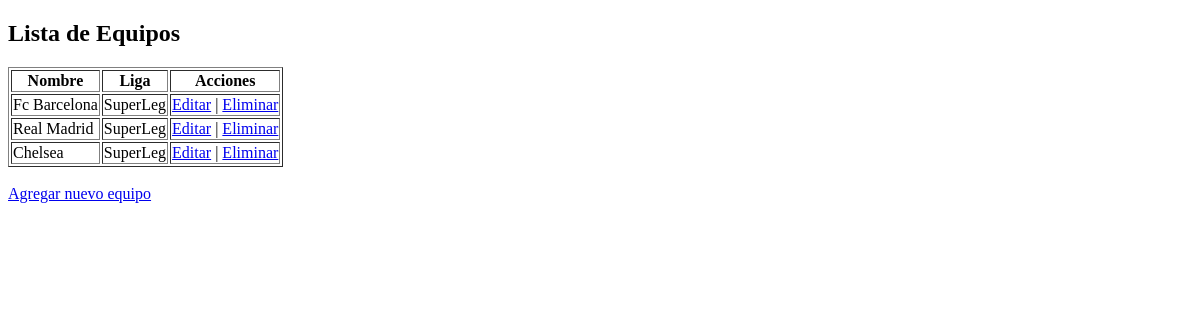
/equipos/lista_equipos/, run on an earlier commit of the app's database.
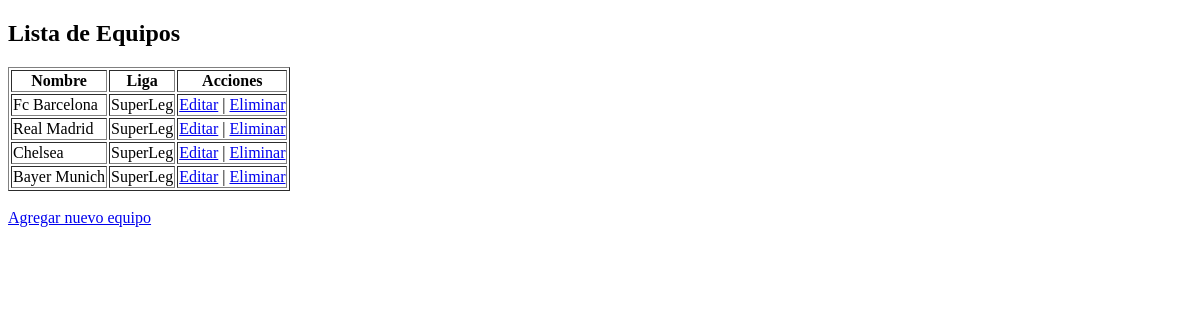
And on a later commit of the database.
### equipos/models.py (models this page shows, shortened)
class Equipo(models.Model):
    nombre = models.CharField(max_length=100, unique=True)
    liga = models.ForeignKey("ligas.Liga", on_delete=models.CASCADE, related_name="equipos_rel", default=1)
    ciudad = models.CharField(max_length=100, blank=True, null=True)
    entrenador = models.CharField(max_length=100, blank=True, null=True)
    fundado_en = models.IntegerField(blank=True, null=True)

### ligas/models.py (models this page shows, shortened)
class Liga(models.Model):
    nombre = models.CharField(max_length=100)
    equipos = models.ManyToManyField(Equipo, related_name="ligas")  # Relación M:M con equipos
    fecha_creacion = models.DateTimeField(auto_now_add=True)

### equipos/views.py (the view)
# urls.py: path("lista_equipos/", lista_equipos, name="lista_equipos"),
def lista_equipos(request):
    equipos = Equipo.objects.all()
    return render(request, 'equipos/lista_equipos.html', {'equipos': equipos})

### equipos/templates/equipos/lista_equipos.html (shortened to what this page needs)
<!DOCTYPE html>
<html lang="es">
<head>
</head>
<body>
    <h2>Lista de Equipos</h2>
    <table border="1">
        <thead>
            <tr>
                <th>Nombre</th>
                <th>Liga</th>
                <th>Acciones</th>
            </tr>
        </thead>
        <tbody>
            {% for equipo in equipos %}
                <tr>
                    <td>{{ equipo.nombre }}</td>
                    <td>{{ equipo.liga.nombre }}</td>
                    <td>
                        <a href="{% url 'editar_equipo' equipo.id %}">Editar</a> |
                        <a href="{% url 'eliminar_equipo' equipo.id %}">Eliminar</a>
                    </td>
                </tr>
            {% empty %}
                <tr>
                    <td colspan="3">No hay equipos registrados.</td>
                </tr>
            {% endfor %}
        </tbody>
    </table>
    <br>
    <a href="{% url 'nuevo_equipo' %}">Agregar nuevo equipo</a>
</body>
</html>

What changed in the data, as far as the page shows it:
added Equipo: nombre "Bayer Munich", liga.nombre "SuperLeg"
